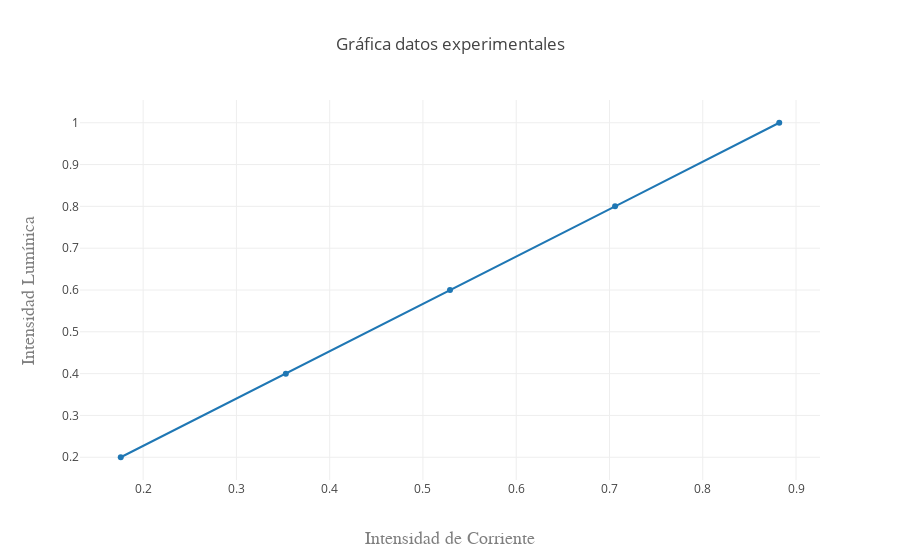

Notebook code cell kept with this figure:
### Code cell
var data = [{
  x: current,
  y: lightIntensity,
  name: 'Corriente respecto a Intensidad',
  mode: 'lines+markers',
  type: 'scatter'
}];

var layout = {
  title: 'Gráfica datos experimentales',
  xaxis: { title: 'Intensidad de Corriente',
    titlefont: { family: 'Courier New, monospace', size: 18, color: '#7f7f7f' }
  },
  yaxis: {
    title: 'Intensidad Lumínica', titlefont: {
      family: 'Courier New, monospace', size: 18, color: '#7f7f7f' }
  }
};

 Plotly(data,layout);

### Figure 1 — Plotly figure (JSON) as saved in the notebook; plotly's stock layout.template omitted (floating-point values rounded to 4 significant figures)
{"data": [{"x": [0.176, 0.353, 0.529, 0.706, 0.882], "y": [0.2, 0.4, 0.6, 0.8, 1], "name": "Corriente respecto a Intensidad", "mode": "lines+markers", "type": "scatter"}], "layout": {"title": "Gráfica datos experimentales", "xaxis": {"title": "Intensidad de Corriente", "titlefont": {"family": "Courier New, monospace", "size": 18, "color": "#7f7f7f"}}, "yaxis": {"title": "Intensidad Lumínica", "titlefont": {"family": "Courier New, monospace", "size": 18, "color": "#7f7f7f"}}}}
